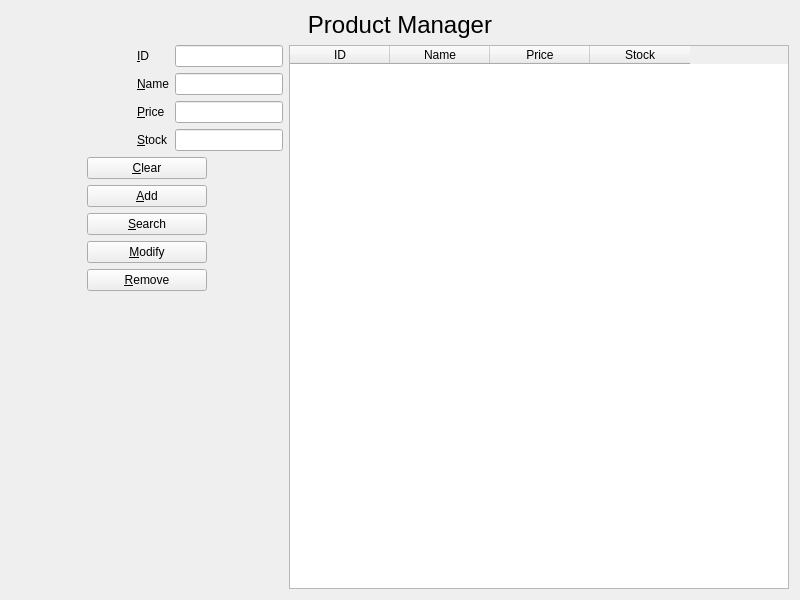
<?xml version="1.0" encoding="UTF-8"?>
<ui version="4.0">
 <class>ProductForm</class>
 <widget class="QWidget" name="ProductForm">
  <property name="geometry">
   <rect>
    <x>0</x>
    <y>0</y>
    <width>800</width>
    <height>600</height>
   </rect>
  </property>
  <property name="windowTitle">
   <string>Form</string>
  </property>
  <layout class="QVBoxLayout" name="verticalLayout_2">
   <item>
    <widget class="QLabel" name="label_5">
     <property name="font">
      <font>
       <pointsize>18</pointsize>
      </font>
     </property>
     <property name="text">
      <string>Product Manager</string>
     </property>
     <property name="alignment">
      <set>Qt::AlignCenter</set>
     </property>
    </widget>
   </item>
   <item>
    <layout class="QHBoxLayout" name="horizontalLayout_3">
     <item>
      <layout class="QVBoxLayout" name="verticalLayout">
       <item>
        <layout class="QHBoxLayout" name="horizontalLayout_2">
         <item>
          <spacer name="horizontalSpacer_3">
           <property name="orientation">
            <enum>Qt::Horizontal</enum>
           </property>
           <property name="sizeHint" stdset="0">
            <size>
             <width>40</width>
             <height>20</height>
            </size>
           </property>
          </spacer>
         </item>
         <item>
          <layout class="QFormLayout" name="formLayout">
           <item row="0" column="0">
            <widget class="QLabel" name="label">
             <property name="text">
              <string>&amp;ID</string>
             </property>
             <property name="buddy">
              <cstring>idLineEdit</cstring>
             </property>
            </widget>
           </item>
           <item row="0" column="1">
            <widget class="QLineEdit" name="idLineEdit"/>
           </item>
           <item row="1" column="0">
            <widget class="QLabel" name="label_2">
             <property name="text">
              <string>&amp;Name</string>
             </property>
             <property name="buddy">
              <cstring>nameLineEdit</cstring>
             </property>
            </widget>
           </item>
           <item row="1" column="1">
            <widget class="QLineEdit" name="nameLineEdit"/>
           </item>
           <item row="2" column="0">
            <widget class="QLabel" name="label_3">
             <property name="text">
              <string>&amp;Price</string>
             </property>
             <property name="buddy">
              <cstring>priceLineEdit</cstring>
             </property>
            </widget>
           </item>
           <item row="2" column="1">
            <widget class="QLineEdit" name="priceLineEdit"/>
           </item>
           <item row="3" column="0">
            <widget class="QLabel" name="label_4">
             <property name="text">
              <string>&amp;Stock</string>
             </property>
             <property name="buddy">
              <cstring>stockLineEdit</cstring>
             </property>
            </widget>
           </item>
           <item row="3" column="1">
            <widget class="QLineEdit" name="stockLineEdit"/>
           </item>
          </layout>
         </item>
        </layout>
       </item>
       <item>
        <layout class="QHBoxLayout" name="horizontalLayout">
         <item>
          <spacer name="horizontalSpacer">
           <property name="orientation">
            <enum>Qt::Horizontal</enum>
           </property>
           <property name="sizeHint" stdset="0">
            <size>
             <width>40</width>
             <height>20</height>
            </size>
           </property>
          </spacer>
         </item>
         <item>
          <layout class="QGridLayout" name="gridLayout">
           <item row="4" column="0">
            <widget class="QPushButton" name="removePushButton">
             <property name="text">
              <string>&amp;Remove</string>
             </property>
            </widget>
           </item>
           <item row="2" column="0">
            <widget class="QPushButton" name="searchPushButton">
             <property name="text">
              <string>&amp;Search</string>
             </property>
            </widget>
           </item>
           <item row="1" column="0">
            <widget class="QPushButton" name="addPushButton">
             <property name="minimumSize">
              <size>
               <width>120</width>
               <height>0</height>
              </size>
             </property>
             <property name="text">
              <string>&amp;Add</string>
             </property>
            </widget>
           </item>
           <item row="3" column="0">
            <widget class="QPushButton" name="modifyPushButton">
             <property name="text">
              <string>&amp;Modify</string>
             </property>
            </widget>
           </item>
           <item row="0" column="0">
            <widget class="QPushButton" name="clearPushButton">
             <property name="text">
              <string>&amp;Clear</string>
             </property>
            </widget>
           </item>
          </layout>
         </item>
         <item>
          <spacer name="horizontalSpacer_2">
           <property name="orientation">
            <enum>Qt::Horizontal</enum>
           </property>
           <property name="sizeHint" stdset="0">
            <size>
             <width>40</width>
             <height>20</height>
            </size>
           </property>
          </spacer>
         </item>
        </layout>
       </item>
       <item>
        <spacer name="verticalSpacer_2">
         <property name="orientation">
          <enum>Qt::Vertical</enum>
         </property>
         <property name="sizeHint" stdset="0">
          <size>
           <width>20</width>
           <height>40</height>
          </size>
         </property>
        </spacer>
       </item>
      </layout>
     </item>
     <item>
      <widget class="QTableWidget" name="tableWidget">
       <property name="minimumSize">
        <size>
         <width>500</width>
         <height>0</height>
        </size>
       </property>
       <column>
        <property name="text">
         <string>ID</string>
        </property>
       </column>
       <column>
        <property name="text">
         <string>Name</string>
        </property>
       </column>
       <column>
        <property name="text">
         <string>Price</string>
        </property>
       </column>
       <column>
        <property name="text">
         <string>Stock</string>
        </property>
       </column>
      </widget>
     </item>
    </layout>
   </item>
  </layout>
 </widget>
 <resources/>
 <connections/>
</ui>
